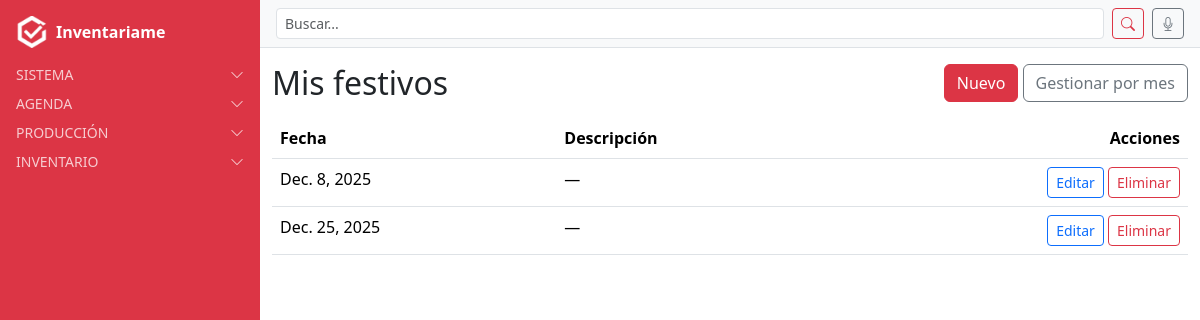
The page /agenda/festivos/lista/ (signed in) on the database its author committed.
### agenda/models.py (models this page shows, shortened)
class Festivo(models.Model):
    usuario = models.ForeignKey(
        settings.AUTH_USER_MODEL,
        on_delete=models.CASCADE,
        related_name="festivos"
    )
    fecha = models.DateField()
    descripcion = models.CharField(max_length=200, blank=True, null=True)
    class Meta:
        ordering = ["fecha"]
        unique_together = ("usuario", "fecha")  # ✅ cada usuario define sus propios festivos

### agenda/views.py (the view)
# urls.py: path("festivos/lista/", FestivoListView.as_view(), name="festivo_list"),
class FestivoListView(LoginRequiredMixin, ListView):
    model = Festivo
    template_name = "agenda/festivo_list.html"
    def get_queryset(self):
        return Festivo.objects.filter(usuario=self.request.user).order_by("fecha")

### users/context_processors.py (called while the page is built)
def alertas_processor(request):
    if not request.user.is_authenticated:
        return {}
    ahora = timezone.now()
    proximas_con_recordatorio = Cita.objects.filter(
        usuario=request.user, recordatorio=True,
        fecha__gte=ahora, fecha__lte=ahora + timedelta(days=1)
    )
    if proximas_con_recordatorio.exists():
        return {"alertas": f"Tienes {proximas_con_recordatorio.count()} cita(s) con recordatorio en 24h"}
    return {}

### agenda/templates/agenda/festivo_list.html
{% extends "base.html" %}
{% block content_authenticated %}
<div class="d-flex justify-content-between align-items-center mb-3">
  <h2 class="mb-0">Mis festivos</h2>
  <div>
    <a href="{% url 'agenda:festivo_create' %}" class="btn btn-danger">Nuevo</a>
    <a href="{% url 'agenda:festivos_mes' %}" class="btn btn-outline-secondary">Gestionar por mes</a>
  </div>
</div>
<table class="table">
  <thead>
    <tr>
      <th>Fecha</th>
      <th>Descripción</th>
      <th class="text-end">Acciones</th>
    </tr>
  </thead>
  <tbody>
    {% for obj in object_list %}
    <tr>
      <td>{{ obj.fecha }}</td>
      <td>{{ obj.descripcion|default:"—" }}</td>
      <td class="text-end">
        <a href="{% url 'agenda:festivo_update' obj.pk %}" class="btn btn-sm btn-outline-primary">Editar</a>
        <a href="{% url 'agenda:festivo_delete' obj.pk %}" class="btn btn-sm btn-outline-danger">Eliminar</a>
      </td>
    </tr>
    {% empty %}
    <tr><td colspan="3">Sin registros</td></tr>
    {% endfor %}
  </tbody>
</table>
{% endblock %}

### rows shown on the page
Festivo: fecha "Dec. 8, 2025", descripcion "—"
Festivo: fecha "Dec. 25, 2025", descripcion "—"
